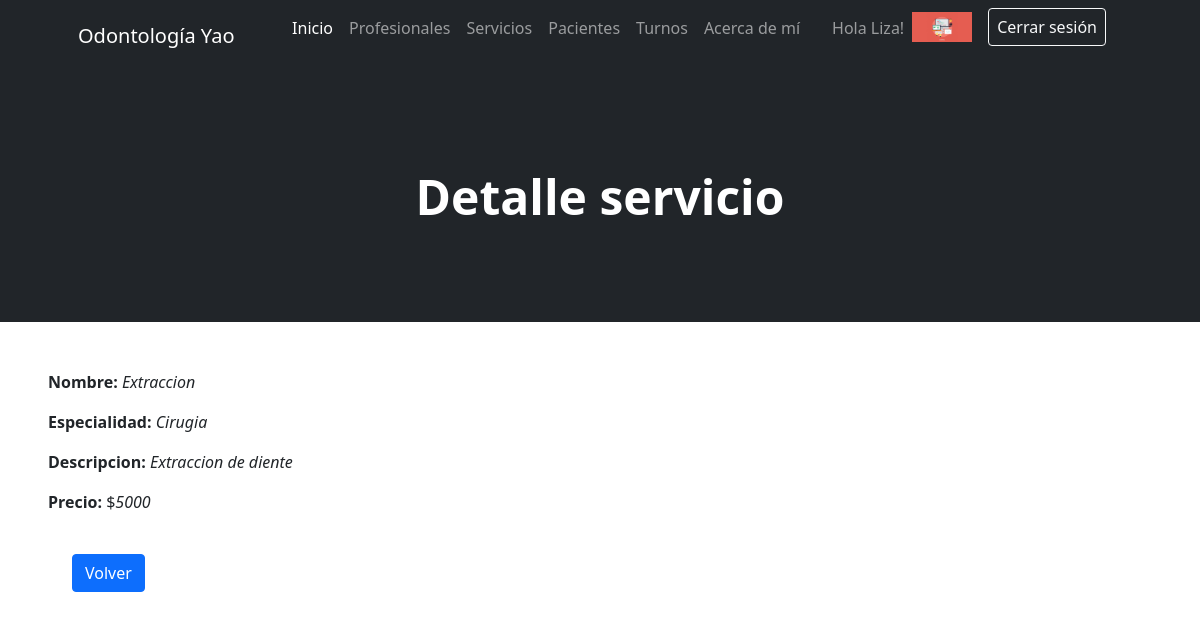
Before: /AppOdonto/servicio/3 (signed in) with the older database file.
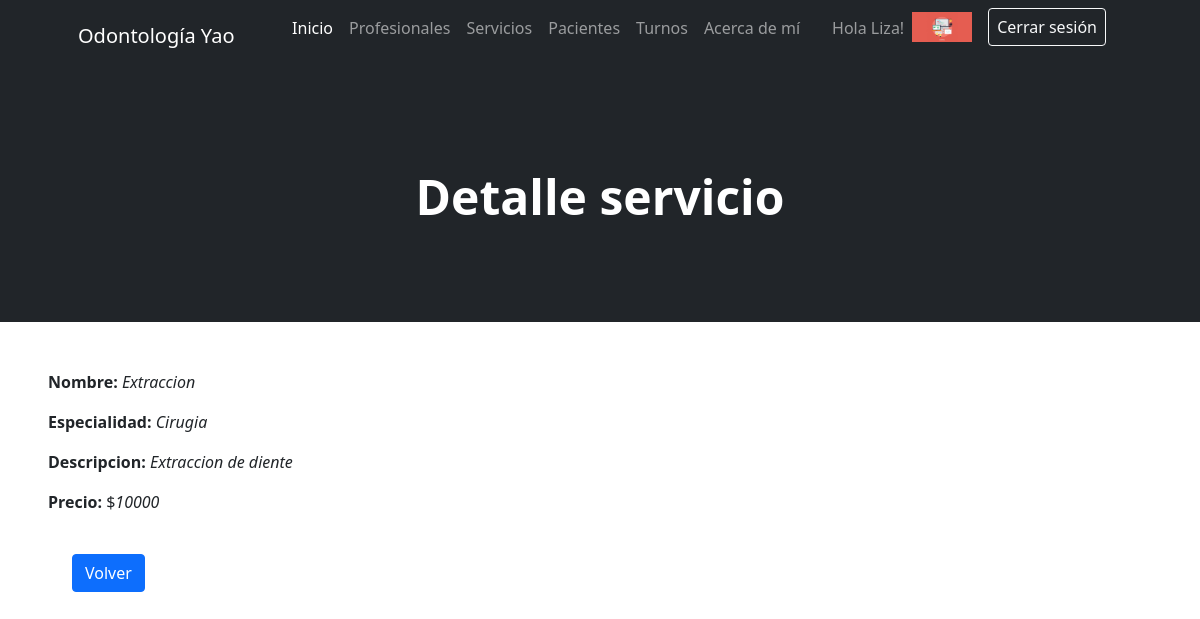
After: the same page with the newer database file.
### AppOdonto/models.py (models this page shows, shortened)
class Servicio(models.Model):
    servicio = models.CharField(max_length=25)
    especialidad = models.CharField(max_length=25)
    descripcion = models.CharField(max_length=80)
    precio = models.IntegerField()

### AppOdonto/views.py (the view)
# urls.py: path('servicio/<int:pk>', ServicioDetail.as_view(), name="Servicio Detail"),
class ServicioDetail(LoginRequiredMixin, DetailView):
    model = Servicio

### AppOdonto/templates/AppOdonto/servicio_detail.html (shortened to what this page needs)
{% extends "AppOdonto/padre.html" %}
{% block header %}
    <h1 class="display-5 fw-bolder text-white mb-2">Detalle servicio</h1>
{% endblock %}
{% block formulario %}
<section class="m-5">
    <p><b>Nombre:</b> <i>{{servicio.servicio}}</i></p>
    <p><b>Especialidad:</b> <i>{{servicio.especialidad}}</i></p>
    <p><b>Descripcion:</b> <i>{{servicio.descripcion}}</i></p>
    <p><b>Precio:</b> $<i>{{servicio.precio}}</i></p> <br>
    <p>
        <a href="{% url 'Servicio List' %}" class="btn btn-primary mx-4">Volver</a>
    </p>
</section>
{% endblock %}

Changed rows visible on the page:
changed Servicio "Extraccion": precio "5000" → "10000"
